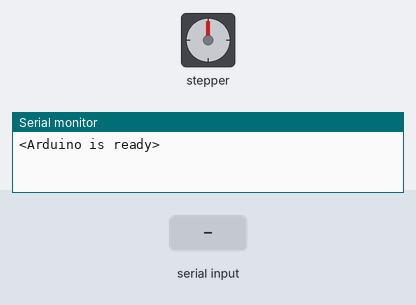
Simulated run of this sketch. Board: Arduino Uno, built with avr-gcc and run on an emulated ATmega328P. Shown: stepper motor, the last lines printed to the serial monitor. The inputs (shaded band) are chosen by the test bench. Stepper angles assume 6400 steps per turn.

Above: at 1.2 s.
1.3 s: "s90\n" received over Serial
At 2.48 s:
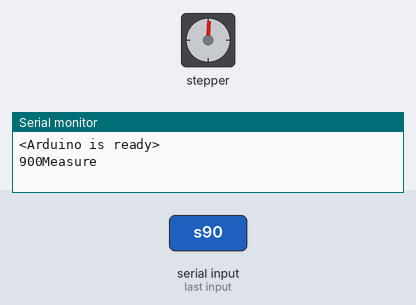
4.0 s: "c90\n" received over Serial
At 5.17 s:
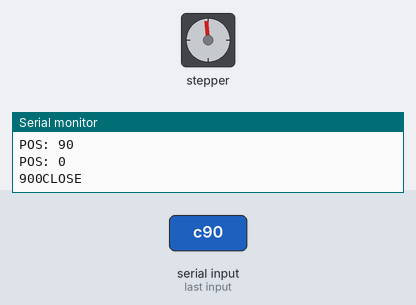
6.7 s: "o,45\n" received over Serial
At 8.5 s:
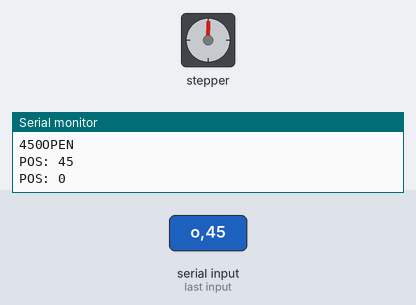
Timing chart, 0 to 10.0 s (numbered marks = the images above; inputs shaded):
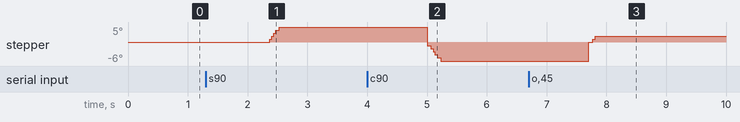

The sketch:

Arduino03.ino
```cpp
#include <AccelStepper.h>
// First we create the constants that we will use throughout our code
//////////////////////1/////////////////
#define MOTOR_STEPS 200
#define MICROSTEPS 32
#define TOTAL_STEPS 6400
#define X_SPEED 2000
#define X_ACCEL 5000.0
#define X_DIR     5
#define EN        8
#define X_STP     2
#define BAUD_RATE 230400
///////////////////2/////////////////
long receivedMMdistance = 0; //distance in mm from the computer
long receivedDelay = 0; //delay between two steps, received from the computer
long receivedAcceleration = 0; //acceleration value from computer
char receivedCommand; //character for commands
bool newData, runallowed = false;
AccelStepper stepper(AccelStepper::DRIVER, X_STP, X_DIR);

void setup() {
  Serial.begin(BAUD_RATE);
  stepper.setMaxSpeed(X_SPEED);
  stepper.setAcceleration(X_ACCEL);
  Serial.println("<Arduino is ready>");
  stepper.disableOutputs();

}
void loop() {

  checkSerial(); //check serial port for new commands
  continuousRun2(); //method to handle the motor
}
void continuousRun2() {
  if (runallowed == true)
  {
    if (abs(stepper.currentPosition()) < receivedMMdistance) {
      stepper.enableOutputs(); //enable pins
      stepper.run(); //step the motor (this will step the motor by 1 step at each loop)
    }
    else {
      runallowed = false; //disable running -> the program will not try to enter this if-else anymore
      stepper.disableOutputs(); // disable power
      Serial.print("POS: ");
      Serial.println(stepper.currentPosition()); // print pos -> this will show you the latest relative number of steps
      stepper.setCurrentPosition(0); //reset the position to zero
      Serial.print("POS: ");
      Serial.println(stepper.currentPosition()); // print pos -> this will show you the latest relative number of steps; we check here if it is zero for real
    }
  } else {
    return;
  }
}

void checkSerial() {
  if (Serial.available() > 0) {
    receivedCommand = Serial.read(); // this will read the command character
    newData = true; //this creates a flag
  }

  if (newData == true) {
    //START - MEASURE
    if (receivedCommand == 's') {
      //example s 2000 500 - 2000 steps (5 revolution with 400 step/rev microstepping) and 500 steps/s speed
      runallowed = true; //allow running
      receivedMMdistance = Serial.parseFloat(); //value for the steps
      receivedDelay = Serial.parseFloat(); //value for the speed

      Serial.print(receivedMMdistance); //print the values for checking
      Serial.print(receivedDelay);
      Serial.println("Measure "); //print the action

      stepper.setMaxSpeed(receivedDelay); //set speed
      stepper.move(receivedMMdistance); //set distance
    }
    //START - OPEN
    if (receivedCommand == 'o') {
      //example o 2000 500 - 2000 steps (5 revolution with 400 step/rev microstepping) and 500 steps/s speed
      runallowed = true; //allow running
      receivedMMdistance = Serial.parseFloat(); //value for the steps
      receivedDelay = Serial.parseFloat(); //value for the speed

      Serial.print(receivedMMdistance); //print the values for checking
      Serial.print(receivedDelay);
      Serial.println("OPEN "); //print the action

      stepper.setMaxSpeed(receivedDelay); //set speed
      stepper.move(receivedMMdistance); //set distance
    }

    //START - CLOSE
    if (receivedCommand == 'c') {
      //example c 2000 500 - 2000 steps (5 revolution with 400 step/rev microstepping) and 500 steps/s speed; will rotate in the other direction
      runallowed = true; //allow running
      receivedMMdistance = Serial.parseFloat(); //value for the steps
      receivedDelay = Serial.parseFloat(); //value for the speed

      Serial.print(receivedMMdistance);  //print the values for checking
      Serial.print(receivedDelay);
      Serial.println("CLOSE "); //print action

      stepper.setMaxSpeed(receivedDelay); //set speed
      stepper.move(-1 * receivedMMdistance); ////set distance - negative value flips the direction
    }
    //STOP - STOP
    if (receivedCommand == 'n') {
      runallowed = false; //disable running
      stepper.setCurrentPosition(0); // reset position
      Serial.println("STOP "); //print action

      stepper.stop(); //stop motor
      stepper.disableOutputs(); //disable power
    }

    //SET ACCELERATION
    if (receivedCommand == 'a') {
      runallowed = false; //we still keep running disabled, since we just update a variable
      receivedAcceleration = Serial.parseFloat(); //receive the acceleration from serial

      stepper.setAcceleration(receivedAcceleration); //update the value of the variable
      Serial.println("ACC Updated "); //confirm update by message

    }
  }
  newData = false;
}
```

C_digo_funcional_motor_menor.cpp
```cpp
#define EN 8

//Direction pin
#define X_DIR 5

//Step pin
#define X_STP 2

//A498
int delayTime = 800;
int stps=1200;

void step(boolean dir, byte dirPin, byte stepperPin, int steps)
{
  digitalWrite(dirPin, dir);
  delay(100);
  for (int i = 0; i< steps; i++)
  {
    digitalWrite(stepperPin, HIGH);
    delayMicroseconds(delayTime);
    digitalWrite(stepperPin, LOW);
    delayMicroseconds(delayTime);
  }
}

void setup()
{
  pinMode(X_DIR, OUTPUT); pinMode(X_STP,OUTPUT);
  pinMode(EN, OUTPUT);
  digitalWrite(EN,LOW);
}
void loop()
{
  step(false, X_DIR, X_STP, stps);
  delay(1000);
  step(true, X_DIR, X_STP, stps);
  delay(1000);
}
```

Measured:
- after the input at 4.0 s, stepper: turns 11° counter-clockwise in 0.23 s, starting after 1.0 s
